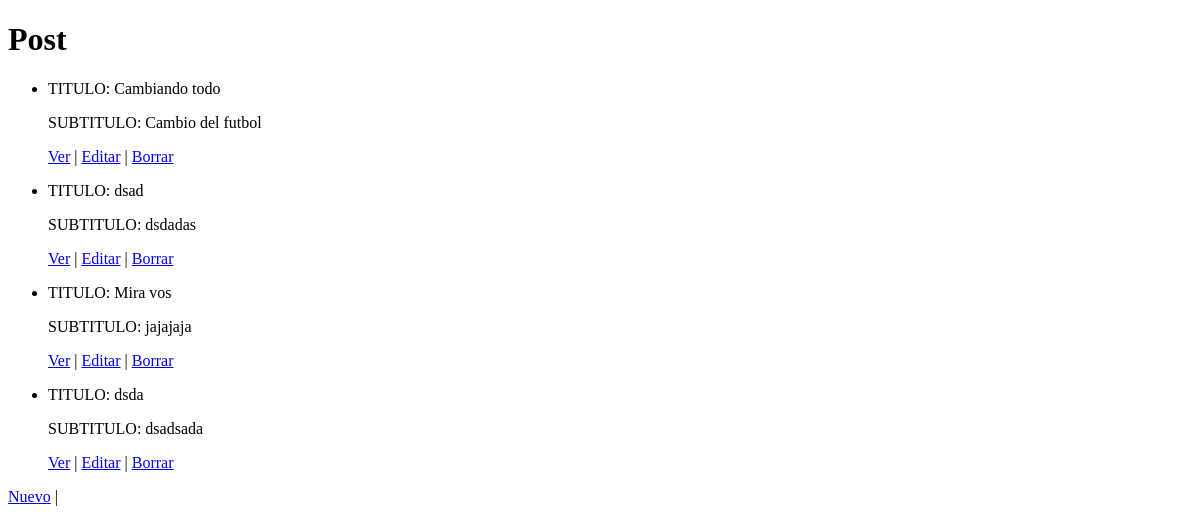
Before: /AppHome/ListaPost/ with the older database file.
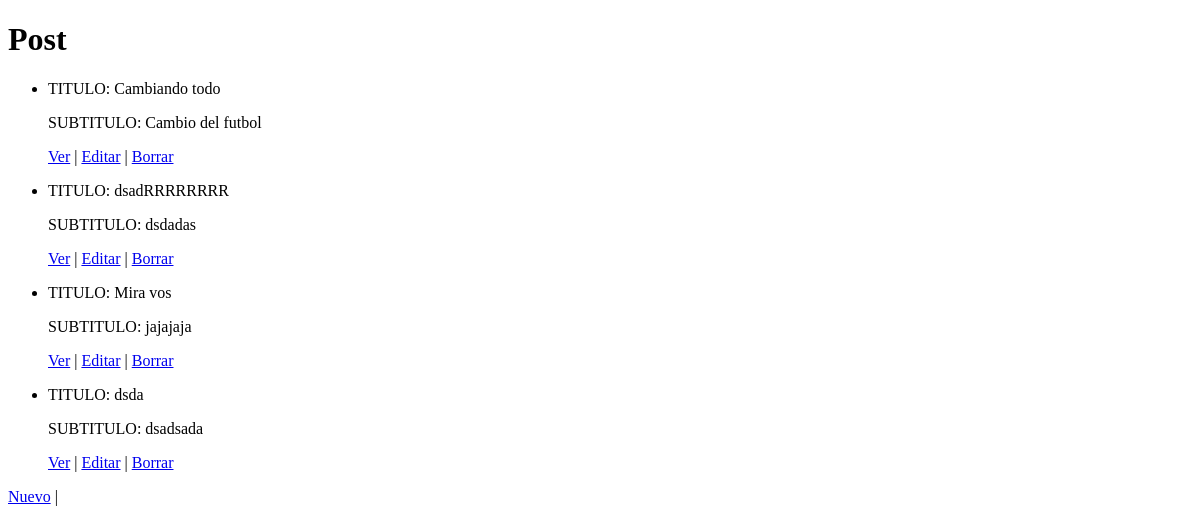
After: the same page with the newer database file.
### AppHome/models.py (models this page shows, shortened)
class Post(models.Model):
    Fecha= models.DateField()
    Autor= models.CharField(max_length=30)
    Titulo= models.CharField(max_length=20)
    Subtitulo= models.CharField(max_length=40)
    Cuerpo= RichTextField()

### AppHome/views.py (the view)
# urls.py: path("ListaPost/", views.PostList.as_view(), name = 'Lista'),
class PostList(ListView):
    model = Post
    template_name = "AppHome/ListaPost.html"

### AppHome/templates/AppHome/ListaPost.html (shortened to what this page needs)
<!DOCTYPE html>
<html lang="en">
<head>
</head>
<body>
    <h1>Post</h1>
    <ul>
        {% for post in object_list %}
            <li>
                <p>TITULO: {{ post.Titulo }} </p>
                <P>SUBTITULO: {{ post.Subtitulo }} </P>
                <p>
                    <a href="{% url 'Detalle' post.id %}">Ver</a> |
                    <a href="{% url 'Actualiza' post.id %}">Editar</a> |
                    <a href="{% url 'Borrar' post.id %}">Borrar</a>
                </p>
            </li>
        {% endfor %}
    </ul>
    <a href="{% url 'CrearPost'  %}">Nuevo</a> |
</body>
</html>

Changed rows visible on the page:
changed Post "dsdadas": Titulo "dsad" → "dsadRRRRRRRR"
